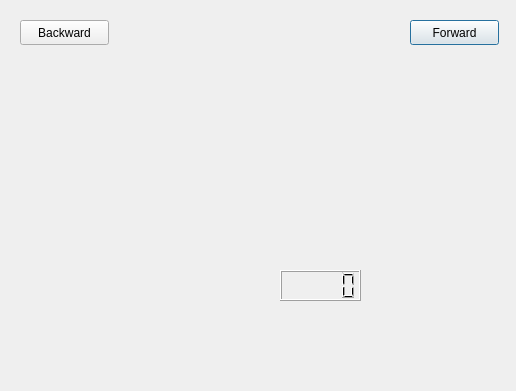
<?xml version="1.0" encoding="UTF-8"?>
<ui version="4.0">
 <class>GaugeDialog</class>
 <widget class="QDialog" name="GaugeDialog">
  <property name="geometry">
   <rect>
    <x>0</x>
    <y>0</y>
    <width>516</width>
    <height>391</height>
   </rect>
  </property>
  <property name="windowTitle">
   <string>Dialog</string>
  </property>
  <property name="styleSheet">
   <string notr="true"/>
  </property>
  <widget class="QLCDNumber" name="lcdNumber">
   <property name="geometry">
    <rect>
     <x>280</x>
     <y>270</y>
     <width>81</width>
     <height>31</height>
    </rect>
   </property>
  </widget>
  <widget class="QLabel" name="gauge_label">
   <property name="geometry">
    <rect>
     <x>-10</x>
     <y>80</y>
     <width>531</width>
     <height>311</height>
    </rect>
   </property>
   <property name="styleSheet">
    <string notr="true">border-image:url(:/img/img/step10.gif)</string>
   </property>
   <property name="text">
    <string/>
   </property>
  </widget>
  <widget class="QLabel" name="needle_label">
   <property name="geometry">
    <rect>
     <x>190</x>
     <y>180</y>
     <width>131</width>
     <height>121</height>
    </rect>
   </property>
   <property name="styleSheet">
    <string notr="true"/>
   </property>
   <property name="text">
    <string/>
   </property>
  </widget>
  <widget class="QPushButton" name="forward_button">
   <property name="geometry">
    <rect>
     <x>410</x>
     <y>20</y>
     <width>89</width>
     <height>25</height>
    </rect>
   </property>
   <property name="autoFillBackground">
    <bool>false</bool>
   </property>
   <property name="text">
    <string>Forward</string>
   </property>
  </widget>
  <widget class="QPushButton" name="back_button">
   <property name="geometry">
    <rect>
     <x>20</x>
     <y>20</y>
     <width>89</width>
     <height>25</height>
    </rect>
   </property>
   <property name="text">
    <string>Backward</string>
   </property>
  </widget>
  <zorder>gauge_label</zorder>
  <zorder>lcdNumber</zorder>
  <zorder>forward_button</zorder>
  <zorder>back_button</zorder>
  <zorder>needle_label</zorder>
 </widget>
 <resources/>
 <connections/>
</ui>
